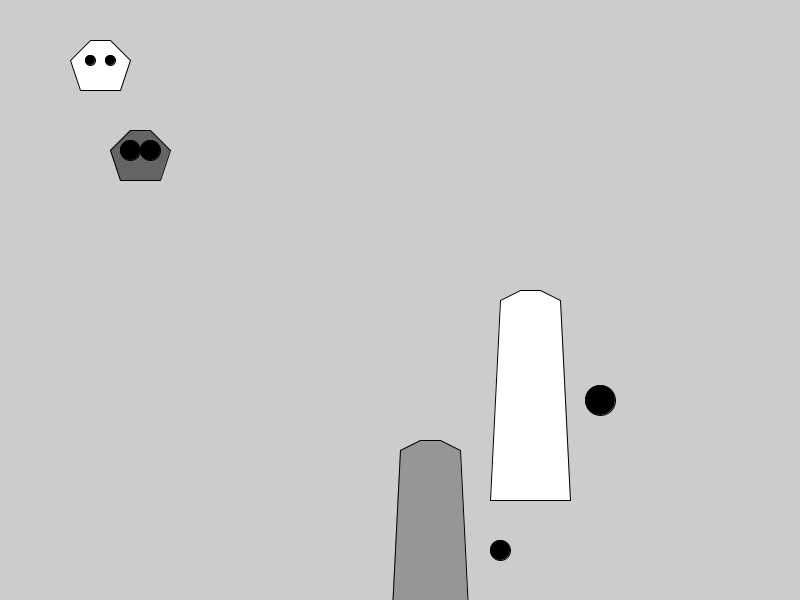
Frame 1 (no input)
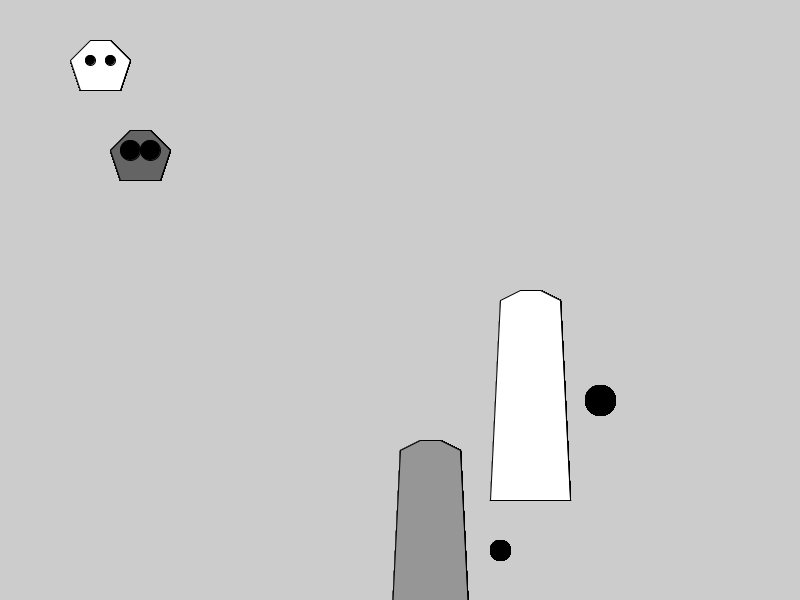
Frame 60 (the mouse pressed at the canvas centre just before this capture)
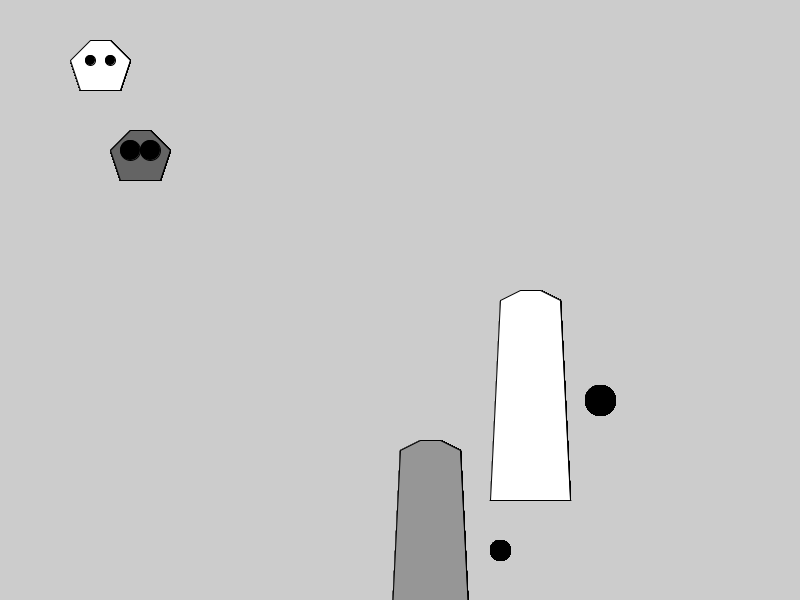
Frame 120 (the mouse held since frame 60 and released just before this capture)

The Processing sketch that drew these frames (run headless with seeded random() and noise(); from frame 60 on, the mouse is pressed at the canvas centre):

// Processing sketch: processing_79424
// ── processing_79424.pde

void setup () {
  size (800, 600);
}

void draw () {
  monoA (20, 10, 255, 10);
  monoA (60, 100, 100, 20);
  monB(300, 350, 150, 20);
  monB(400, 200, 255, 30);
}


void monoA (int x, int y, color P, int eye) {
  pushMatrix();
  translate(x, y);
  fill(P);
  beginShape();
  vertex (50, 50);
  vertex (70, 30);
  vertex (90, 30);
  vertex (110, 50);
  vertex (100, 80);
  vertex (60, 80);
  endShape(CLOSE);
  fill (0);
  ellipse (70, 50, eye, eye);
  ellipse (90, 50, eye, eye);
  popMatrix();
}
void monB (int x, int y, color P, int ojo) {
  pushMatrix();
  translate(x, y);
  fill(P);
  beginShape();
  vertex (100, 100);
  vertex (120, 90);
  vertex (140, 90);
  vertex (160, 100);
  vertex (170, 300);
  vertex (90, 300);
  endShape(CLOSE);
  fill (0);
  ellipse (200, 200, ojo, ojo);
  
  popMatrix();


}
